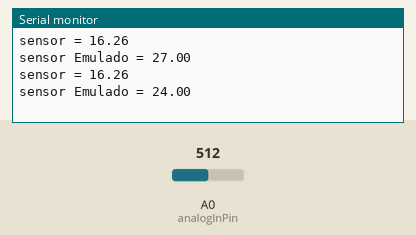
Simulated run of this sketch. Board: Arduino Uno, built with avr-gcc and run on an emulated ATmega328P. Shown: the last lines printed to the serial monitor. The inputs (shaded band) are chosen by the test bench; at power-on: A0 (analogInPin) = 512. Random numbers use the default seed unless the sketch sets one.

Above: at 1.8 s.
1.9 s: A0 (analogInPin) set to 716
At 2.6 s:
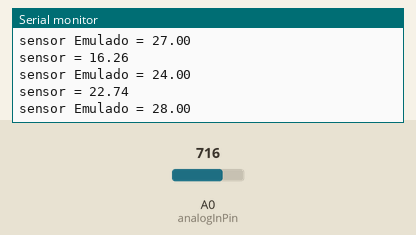
3.4 s: A0 (analogInPin) set to 900
At 4.8 s:
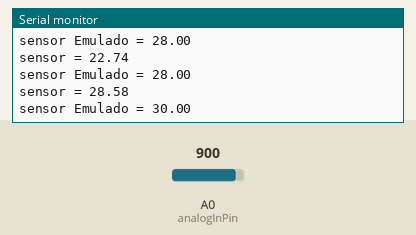
Timing chart, 0 to 6.4 s (numbered marks = the images above; inputs shaded):
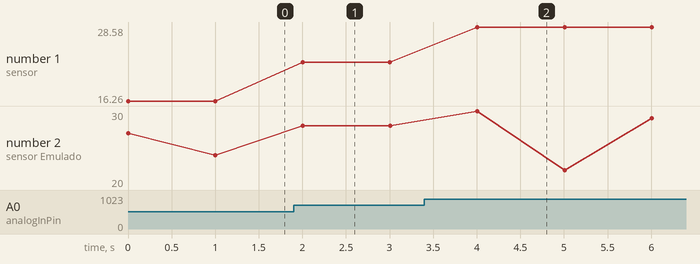

The sketch:

AnalogInput.ino
```cpp
const int analogInPin = A0;  // ESP8266 Analog Pin ADC0 = A0

float sensorValue = 0;  // value read from the pot

void setup() {
  // initialize serial communication at 115200
  Serial.begin(115200);
}

float analogEmulation() {
  return random(20, 35);
}


void loop() {
  sensorValue = analogRead(analogInPin);
  sensorValue = sensorValue * 0.03176;

  Serial.print("sensor = ");
  Serial.print(sensorValue);
  Serial.print("\n");

  sensorValue = analogEmulation();

  Serial.print("sensor Emulado = ");
  Serial.print(sensorValue);
  Serial.print("\n");

  delay(1000);
}
```

Measured:
- after the input at 1.9 s, the serial monitor: prints a new line after 0.10 s (image 1)
- after the input at 3.4 s, the serial monitor: prints a new line after 0.61 s (image 2)
- plotted number 1: 16.26 → 22.74 after the input at 1.9 s, 22.74 → 28.58 after the input at 3.4 s
